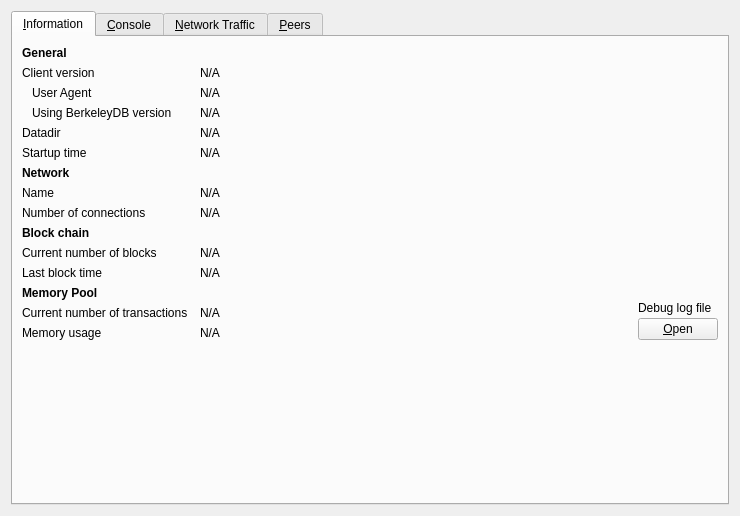
<?xml version="1.0" encoding="UTF-8"?>
<ui version="4.0">
 <class>RPCConsole</class>
 <widget class="QWidget" name="RPCConsole">
  <property name="geometry">
   <rect>
    <x>0</x>
    <y>0</y>
    <width>740</width>
    <height>516</height>
   </rect>
  </property>
  <property name="windowTitle">
   <string>Debug window</string>
  </property>
  <layout class="QVBoxLayout" name="verticalLayout_2">
   <item>
    <widget class="QTabWidget" name="tabWidget">
     <property name="currentIndex">
      <number>0</number>
     </property>
     <widget class="QWidget" name="tab_info">
      <attribute name="title">
       <string>&amp;Information</string>
      </attribute>
      <layout class="QGridLayout" name="gridLayout" columnstretch="0,1,0">
       <property name="horizontalSpacing">
        <number>12</number>
       </property>
       <item row="0" column="0">
        <widget class="QLabel" name="label_9">
         <property name="font">
          <font>
           <weight>75</weight>
           <bold>true</bold>
          </font>
         </property>
         <property name="text">
          <string>General</string>
         </property>
        </widget>
       </item>
       <item row="1" column="0">
        <widget class="QLabel" name="label_6">
         <property name="text">
          <string>Client version</string>
         </property>
        </widget>
       </item>
       <item row="1" column="1" colspan="2">
        <widget class="QLabel" name="clientVersion">
         <property name="cursor">
          <cursorShape>IBeamCursor</cursorShape>
         </property>
         <property name="text">
          <string>N/A</string>
         </property>
         <property name="textFormat">
          <enum>Qt::PlainText</enum>
         </property>
         <property name="textInteractionFlags">
          <set>Qt::LinksAccessibleByMouse|Qt::TextSelectableByKeyboard|Qt::TextSelectableByMouse</set>
         </property>
        </widget>
       </item>
       <item row="2" column="0">
        <widget class="QLabel" name="labelClientUserAgent">
         <property name="text">
          <string>User Agent</string>
         </property>
         <property name="indent">
          <number>10</number>
         </property>
        </widget>
       </item>
       <item row="2" column="1" colspan="2">
        <widget class="QLabel" name="clientUserAgent">
         <property name="cursor">
          <cursorShape>IBeamCursor</cursorShape>
         </property>
         <property name="text">
          <string>N/A</string>
         </property>
         <property name="textFormat">
          <enum>Qt::PlainText</enum>
         </property>
         <property name="textInteractionFlags">
          <set>Qt::LinksAccessibleByMouse|Qt::TextSelectableByKeyboard|Qt::TextSelectableByMouse</set>
         </property>
        </widget>
       </item>
       <item row="3" column="0">
        <widget class="QLabel" name="label_berkeleyDBVersion">
         <property name="text">
          <string>Using BerkeleyDB version</string>
         </property>
         <property name="indent">
          <number>10</number>
         </property>
        </widget>
       </item>
       <item row="3" column="1" colspan="2">
        <widget class="QLabel" name="berkeleyDBVersion">
         <property name="cursor">
          <cursorShape>IBeamCursor</cursorShape>
         </property>
         <property name="text">
          <string>N/A</string>
         </property>
         <property name="textFormat">
          <enum>Qt::PlainText</enum>
         </property>
         <property name="textInteractionFlags">
          <set>Qt::LinksAccessibleByMouse|Qt::TextSelectableByKeyboard|Qt::TextSelectableByMouse</set>
         </property>
        </widget>
       </item>
       <item row="4" column="0">
        <widget class="QLabel" name="label_12">
         <property name="text">
          <string>Datadir</string>
         </property>
        </widget>
       </item>
       <item row="4" column="1" colspan="2">
        <widget class="QLabel" name="dataDir">
         <property name="cursor">
          <cursorShape>IBeamCursor</cursorShape>
         </property>
         <property name="text">
          <string>N/A</string>
         </property>
         <property name="textFormat">
          <enum>Qt::PlainText</enum>
         </property>
         <property name="wordWrap">
          <bool>true</bool>
         </property>
         <property name="textInteractionFlags">
          <set>Qt::LinksAccessibleByMouse|Qt::TextSelectableByKeyboard|Qt::TextSelectableByMouse</set>
         </property>
        </widget>
       </item>
       <item row="5" column="0">
        <widget class="QLabel" name="label_13">
         <property name="text">
          <string>Startup time</string>
         </property>
        </widget>
       </item>
       <item row="5" column="1" colspan="2">
        <widget class="QLabel" name="startupTime">
         <property name="cursor">
          <cursorShape>IBeamCursor</cursorShape>
         </property>
         <property name="text">
          <string>N/A</string>
         </property>
         <property name="textFormat">
          <enum>Qt::PlainText</enum>
         </property>
         <property name="textInteractionFlags">
          <set>Qt::LinksAccessibleByMouse|Qt::TextSelectableByKeyboard|Qt::TextSelectableByMouse</set>
         </property>
        </widget>
       </item>
       <item row="6" column="0">
        <widget class="QLabel" name="labelNetwork">
         <property name="font">
          <font>
           <weight>75</weight>
           <bold>true</bold>
          </font>
         </property>
         <property name="text">
          <string>Network</string>
         </property>
        </widget>
       </item>
       <item row="7" column="0">
        <widget class="QLabel" name="label_8">
         <property name="text">
          <string>Name</string>
         </property>
        </widget>
       </item>
       <item row="7" column="1" colspan="2">
        <widget class="QLabel" name="networkName">
         <property name="cursor">
          <cursorShape>IBeamCursor</cursorShape>
         </property>
         <property name="text">
          <string>N/A</string>
         </property>
         <property name="textFormat">
          <enum>Qt::PlainText</enum>
         </property>
         <property name="textInteractionFlags">
          <set>Qt::LinksAccessibleByMouse|Qt::TextSelectableByKeyboard|Qt::TextSelectableByMouse</set>
         </property>
        </widget>
       </item>
       <item row="8" column="0">
        <widget class="QLabel" name="label_7">
         <property name="text">
          <string>Number of connections</string>
         </property>
        </widget>
       </item>
       <item row="8" column="1" colspan="2">
        <widget class="QLabel" name="numberOfConnections">
         <property name="cursor">
          <cursorShape>IBeamCursor</cursorShape>
         </property>
         <property name="text">
          <string>N/A</string>
         </property>
         <property name="textFormat">
          <enum>Qt::PlainText</enum>
         </property>
         <property name="textInteractionFlags">
          <set>Qt::LinksAccessibleByMouse|Qt::TextSelectableByKeyboard|Qt::TextSelectableByMouse</set>
         </property>
        </widget>
       </item>
       <item row="9" column="0">
        <widget class="QLabel" name="label_10">
         <property name="font">
          <font>
           <weight>75</weight>
           <bold>true</bold>
          </font>
         </property>
         <property name="text">
          <string>Block chain</string>
         </property>
        </widget>
       </item>
       <item row="10" column="0">
        <widget class="QLabel" name="label_3">
         <property name="text">
          <string>Current number of blocks</string>
         </property>
        </widget>
       </item>
       <item row="10" column="1" colspan="2">
        <widget class="QLabel" name="numberOfBlocks">
         <property name="cursor">
          <cursorShape>IBeamCursor</cursorShape>
         </property>
         <property name="text">
          <string>N/A</string>
         </property>
         <property name="textFormat">
          <enum>Qt::PlainText</enum>
         </property>
         <property name="textInteractionFlags">
          <set>Qt::LinksAccessibleByMouse|Qt::TextSelectableByKeyboard|Qt::TextSelectableByMouse</set>
         </property>
        </widget>
       </item>
       <item row="11" column="0">
        <widget class="QLabel" name="labelLastBlockTime">
         <property name="text">
          <string>Last block time</string>
         </property>
        </widget>
       </item>
       <item row="11" column="1" colspan="2">
        <widget class="QLabel" name="lastBlockTime">
         <property name="cursor">
          <cursorShape>IBeamCursor</cursorShape>
         </property>
         <property name="text">
          <string>N/A</string>
         </property>
         <property name="textFormat">
          <enum>Qt::PlainText</enum>
         </property>
         <property name="textInteractionFlags">
          <set>Qt::LinksAccessibleByMouse|Qt::TextSelectableByKeyboard|Qt::TextSelectableByMouse</set>
         </property>
        </widget>
       </item>
       <item row="12" column="0">
        <widget class="QLabel" name="labelMempoolTitle">
         <property name="font">
          <font>
           <weight>75</weight>
           <bold>true</bold>
          </font>
         </property>
         <property name="text">
          <string>Memory Pool</string>
         </property>
        </widget>
       </item>
       <item row="13" column="0">
        <widget class="QLabel" name="labelNumberOfTransactions">
         <property name="text">
          <string>Current number of transactions</string>
         </property>
        </widget>
       </item>
       <item row="13" column="1">
        <widget class="QLabel" name="mempoolNumberTxs">
         <property name="cursor">
          <cursorShape>IBeamCursor</cursorShape>
         </property>
         <property name="text">
          <string>N/A</string>
         </property>
         <property name="textFormat">
          <enum>Qt::PlainText</enum>
         </property>
         <property name="textInteractionFlags">
          <set>Qt::LinksAccessibleByMouse|Qt::TextSelectableByKeyboard|Qt::TextSelectableByMouse</set>
         </property>
        </widget>
       </item>
       <item row="14" column="0">
        <widget class="QLabel" name="labelMemoryUsage">
         <property name="text">
          <string>Memory usage</string>
         </property>
        </widget>
       </item>
       <item row="14" column="1">
        <widget class="QLabel" name="mempoolSize">
         <property name="cursor">
          <cursorShape>IBeamCursor</cursorShape>
         </property>
         <property name="text">
          <string>N/A</string>
         </property>
         <property name="textFormat">
          <enum>Qt::PlainText</enum>
         </property>
         <property name="textInteractionFlags">
          <set>Qt::LinksAccessibleByMouse|Qt::TextSelectableByKeyboard|Qt::TextSelectableByMouse</set>
         </property>
        </widget>
       </item>
       <item row="12" column="2" rowspan="3">
        <layout class="QVBoxLayout" name="verticalLayoutDebugButton">
         <property name="spacing">
          <number>3</number>
         </property>
         <item>
          <spacer name="verticalSpacer_2">
           <property name="orientation">
            <enum>Qt::Vertical</enum>
           </property>
           <property name="sizeHint" stdset="0">
            <size>
             <width>10</width>
             <height>5</height>
            </size>
           </property>
          </spacer>
         </item>
         <item>
          <widget class="QLabel" name="labelDebugLogfile">
           <property name="text">
            <string>Debug log file</string>
           </property>
          </widget>
         </item>
         <item>
          <widget class="QPushButton" name="openDebugLogfileButton">
           <property name="toolTip">
            <string>Open the %1 debug log file from the current data directory. This can take a few seconds for large log files.</string>
           </property>
           <property name="text">
            <string>&amp;Open</string>
           </property>
           <property name="icon">
            <iconset resource="../bitcoin.qrc">
             <normaloff>:/images/open</normaloff>:/images/open</iconset>
           </property>
           <property name="autoDefault">
            <bool>false</bool>
           </property>
          </widget>
         </item>
        </layout>
       </item>
       <item row="15" column="0">
        <spacer name="verticalSpacer">
         <property name="orientation">
          <enum>Qt::Vertical</enum>
         </property>
         <property name="sizeHint" stdset="0">
          <size>
           <width>20</width>
           <height>40</height>
          </size>
         </property>
        </spacer>
       </item>
      </layout>
     </widget>
     <widget class="QWidget" name="tab_console">
      <attribute name="title">
       <string>&amp;Console</string>
      </attribute>
      <layout class="QVBoxLayout" name="verticalLayout_3">
       <property name="spacing">
        <number>3</number>
       </property>
       <property name="bottomMargin">
        <number>5</number>
       </property>
       <item>
        <layout class="QHBoxLayout" name="horizontalLayout">
         <property name="spacing">
          <number>4</number>
         </property>
         <item>
          <spacer name="horizontalSpacer">
           <property name="orientation">
            <enum>Qt::Horizontal</enum>
           </property>
           <property name="sizeHint" stdset="0">
            <size>
             <width>40</width>
             <height>20</height>
            </size>
           </property>
          </spacer>
         </item>
         <item>
          <widget class="QPushButton" name="fontSmallerButton">
           <property name="maximumSize">
            <size>
             <width>24</width>
             <height>24</height>
            </size>
           </property>
           <property name="toolTip">
            <string>Decrease font size</string>
           </property>
           <property name="text">
            <string/>
           </property>
           <property name="icon">
            <iconset resource="../bitcoin.qrc">
             <normaloff>:/images/fontsmaller</normaloff>:/images/fontsmaller</iconset>
           </property>
           <property name="iconSize">
            <size>
             <width>24</width>
             <height>16</height>
            </size>
           </property>
           <property name="autoDefault">
            <bool>false</bool>
           </property>
           <property name="flat">
            <bool>true</bool>
           </property>
          </widget>
         </item>
         <item>
          <widget class="QPushButton" name="fontBiggerButton">
           <property name="maximumSize">
            <size>
             <width>24</width>
             <height>24</height>
            </size>
           </property>
           <property name="toolTip">
            <string>Increase font size</string>
           </property>
           <property name="text">
            <string/>
           </property>
           <property name="icon">
            <iconset resource="../bitcoin.qrc">
             <normaloff>:/images/fontbigger</normaloff>:/images/fontbigger</iconset>
           </property>
           <property name="iconSize">
            <size>
             <width>24</width>
             <height>16</height>
            </size>
           </property>
           <property name="autoDefault">
            <bool>false</bool>
           </property>
           <property name="flat">
            <bool>true</bool>
           </property>
          </widget>
         </item>
         <item>
          <widget class="QPushButton" name="clearButton">
           <property name="maximumSize">
            <size>
             <width>24</width>
             <height>24</height>
            </size>
           </property>
           <property name="toolTip">
            <string>Clear console</string>
           </property>
           <property name="layoutDirection">
            <enum>Qt::LeftToRight</enum>
           </property>
           <property name="text">
            <string/>
           </property>
           <property name="icon">
            <iconset resource="../bitcoin.qrc">
             <normaloff>:/images/clear</normaloff>:/images/clear</iconset>
           </property>
           <property name="shortcut">
            <string notr="true">Ctrl+L</string>
           </property>
           <property name="autoDefault">
            <bool>false</bool>
           </property>
           <property name="flat">
            <bool>true</bool>
           </property>
          </widget>
         </item>
        </layout>
       </item>
       <item>
        <widget class="QTextEdit" name="messagesWidget">
         <property name="minimumSize">
          <size>
           <width>0</width>
           <height>100</height>
          </size>
         </property>
         <property name="readOnly">
          <bool>true</bool>
         </property>
         <property name="tabKeyNavigation" stdset="0">
          <bool>false</bool>
         </property>
         <property name="columnCount" stdset="0">
          <number>2</number>
         </property>
        </widget>
       </item>
       <item>
        <layout class="QHBoxLayout" name="horizontalLayoutPrompt">
         <property name="spacing">
          <number>3</number>
         </property>
         <item>
          <widget class="QPushButton" name="promptIcon">
           <property name="enabled">
            <bool>false</bool>
           </property>
           <property name="maximumSize">
            <size>
             <width>16</width>
             <height>24</height>
            </size>
           </property>
           <property name="text">
            <string/>
           </property>
           <property name="icon">
            <iconset resource="../bitcoin.qrc">
             <normaloff>:/images/prompt</normaloff>:/images/prompt</iconset>
           </property>
           <property name="iconSize">
            <size>
             <width>14</width>
             <height>14</height>
            </size>
           </property>
           <property name="autoDefault">
            <bool>false</bool>
           </property>
           <property name="flat">
            <bool>true</bool>
           </property>
          </widget>
         </item>
         <item>
          <widget class="QLineEdit" name="lineEdit">
           <property name="placeholderText">
            <string/>
           </property>
          </widget>
         </item>
        </layout>
       </item>
      </layout>
     </widget>
     <widget class="QWidget" name="tab_nettraffic">
      <attribute name="title">
       <string>&amp;Network Traffic</string>
      </attribute>
      <layout class="QHBoxLayout" name="horizontalLayout_3">
       <item>
        <layout class="QVBoxLayout" name="verticalLayout_4">
         <item>
          <widget class="TrafficGraphWidget" name="trafficGraph" native="true">
           <property name="sizePolicy">
            <sizepolicy hsizetype="Expanding" vsizetype="Expanding">
             <horstretch>0</horstretch>
             <verstretch>0</verstretch>
            </sizepolicy>
           </property>
          </widget>
         </item>
         <item>
          <layout class="QHBoxLayout" name="horizontalLayout_2">
           <item>
            <widget class="QSlider" name="sldGraphRange">
             <property name="minimum">
              <number>1</number>
             </property>
             <property name="maximum">
              <number>288</number>
             </property>
             <property name="pageStep">
              <number>12</number>
             </property>
             <property name="value">
              <number>6</number>
             </property>
             <property name="orientation">
              <enum>Qt::Horizontal</enum>
             </property>
            </widget>
           </item>
           <item>
            <widget class="QLabel" name="lblGraphRange">
             <property name="minimumSize">
              <size>
               <width>100</width>
               <height>0</height>
              </size>
             </property>
             <property name="alignment">
              <set>Qt::AlignCenter</set>
             </property>
            </widget>
           </item>
           <item>
            <widget class="QPushButton" name="btnClearTrafficGraph">
             <property name="text">
              <string>&amp;Clear</string>
             </property>
             <property name="icon">
              <iconset resource="../bitcoin.qrc">
               <normaloff>:/images/clear</normaloff>:/images/clear</iconset>
             </property>
             <property name="autoDefault">
              <bool>false</bool>
             </property>
            </widget>
           </item>
          </layout>
         </item>
        </layout>
       </item>
       <item>
        <layout class="QVBoxLayout" name="verticalLayout">
         <item>
          <widget class="QGroupBox" name="groupBox">
           <property name="title">
            <string>Totals</string>
           </property>
           <layout class="QVBoxLayout" name="verticalLayout_5">
            <item>
             <layout class="QHBoxLayout" name="horizontalLayout_4">
              <item>
               <widget class="Line" name="line">
                <property name="sizePolicy">
                 <sizepolicy hsizetype="Fixed" vsizetype="Fixed">
                  <horstretch>0</horstretch>
                  <verstretch>0</verstretch>
                 </sizepolicy>
                </property>
                <property name="minimumSize">
                 <size>
                  <width>10</width>
                  <height>0</height>
                 </size>
                </property>
                <property name="palette">
                 <palette>
                  <active>
                   <colorrole role="Light">
                    <brush brushstyle="SolidPattern">
                     <color alpha="255">
                      <red>0</red>
                      <green>255</green>
                      <blue>0</blue>
                     </color>
                    </brush>
                   </colorrole>
                  </active>
                  <inactive>
                   <colorrole role="Light">
                    <brush brushstyle="SolidPattern">
                     <color alpha="255">
                      <red>0</red>
                      <green>255</green>
                      <blue>0</blue>
                     </color>
                    </brush>
                   </colorrole>
                  </inactive>
                  <disabled>
                   <colorrole role="Light">
                    <brush brushstyle="SolidPattern">
                     <color alpha="255">
                      <red>0</red>
                      <green>255</green>
                      <blue>0</blue>
                     </color>
                    </brush>
                   </colorrole>
                  </disabled>
                 </palette>
                </property>
                <property name="orientation">
                 <enum>Qt::Horizontal</enum>
                </property>
               </widget>
              </item>
              <item>
               <widget class="QLabel" name="label_16">
                <property name="text">
                 <string>Received</string>
                </property>
               </widget>
              </item>
              <item>
               <widget class="QLabel" name="lblBytesIn">
                <property name="minimumSize">
                 <size>
                  <width>50</width>
                  <height>0</height>
                 </size>
                </property>
                <property name="alignment">
                 <set>Qt::AlignRight|Qt::AlignTrailing|Qt::AlignVCenter</set>
                </property>
               </widget>
              </item>
             </layout>
            </item>
            <item>
             <layout class="QHBoxLayout" name="horizontalLayout_5">
              <item>
               <widget class="Line" name="line_2">
                <property name="sizePolicy">
                 <sizepolicy hsizetype="Fixed" vsizetype="Fixed">
                  <horstretch>0</horstretch>
                  <verstretch>0</verstretch>
                 </sizepolicy>
                </property>
                <property name="minimumSize">
                 <size>
                  <width>10</width>
                  <height>0</height>
                 </size>
                </property>
                <property name="palette">
                 <palette>
                  <active>
                   <colorrole role="Light">
                    <brush brushstyle="SolidPattern">
                     <color alpha="255">
                      <red>255</red>
                      <green>0</green>
                      <blue>0</blue>
                     </color>
                    </brush>
                   </colorrole>
                  </active>
                  <inactive>
                   <colorrole role="Light">
                    <brush brushstyle="SolidPattern">
                     <color alpha="255">
                      <red>255</red>
                      <green>0</green>
                      <blue>0</blue>
                     </color>
                    </brush>
                   </colorrole>
                  </inactive>
                  <disabled>
                   <colorrole role="Light">
                    <brush brushstyle="SolidPattern">
                     <color alpha="255">
                      <red>255</red>
                      <green>0</green>
                      <blue>0</blue>
                     </color>
                    </brush>
                   </colorrole>
                  </disabled>
                 </palette>
                </property>
                <property name="orientation">
                 <enum>Qt::Horizontal</enum>
                </property>
               </widget>
              </item>
              <item>
               <widget class="QLabel" name="label_17">
                <property name="text">
                 <string>Sent</string>
                </property>
               </widget>
              </item>
              <item>
               <widget class="QLabel" name="lblBytesOut">
                <property name="minimumSize">
                 <size>
                  <width>50</width>
                  <height>0</height>
                 </size>
                </property>
                <property name="alignment">
                 <set>Qt::AlignRight|Qt::AlignTrailing|Qt::AlignVCenter</set>
                </property>
               </widget>
              </item>
             </layout>
            </item>
            <item>
             <spacer name="verticalSpacer_4">
              <property name="orientation">
               <enum>Qt::Vertical</enum>
              </property>
              <property name="sizeHint" stdset="0">
               <size>
                <width>20</width>
                <height>407</height>
               </size>
              </property>
             </spacer>
            </item>
           </layout>
          </widget>
         </item>
        </layout>
       </item>
      </layout>
     </widget>
     <widget class="QWidget" name="tab_peers">
      <attribute name="title">
       <string>&amp;Peers</string>
      </attribute>
      <layout class="QGridLayout" name="gridLayout_2">
       <item row="0" column="0" rowspan="2">
        <layout class="QVBoxLayout" name="verticalLayout_101">
         <property name="spacing">
          <number>0</number>
         </property>
         <item>
          <widget class="QTableView" name="peerWidget">
           <property name="horizontalScrollBarPolicy">
            <enum>Qt::ScrollBarAsNeeded</enum>
           </property>
           <property name="tabKeyNavigation">
            <bool>false</bool>
           </property>
           <property name="sortingEnabled">
            <bool>true</bool>
           </property>
           <attribute name="horizontalHeaderHighlightSections">
            <bool>false</bool>
           </attribute>
          </widget>
         </item>
         <item>
          <widget class="QLabel" name="banHeading">
           <property name="sizePolicy">
            <sizepolicy hsizetype="Preferred" vsizetype="Minimum">
             <horstretch>0</horstretch>
             <verstretch>0</verstretch>
            </sizepolicy>
           </property>
           <property name="minimumSize">
            <size>
             <width>300</width>
             <height>32</height>
            </size>
           </property>
           <property name="maximumSize">
            <size>
             <width>16777215</width>
             <height>32</height>
            </size>
           </property>
           <property name="font">
            <font>
             <pointsize>12</pointsize>
            </font>
           </property>
           <property name="cursor">
            <cursorShape>IBeamCursor</cursorShape>
           </property>
           <property name="text">
            <string>Banned peers</string>
           </property>
           <property name="alignment">
            <set>Qt::AlignBottom|Qt::AlignLeading|Qt::AlignLeft</set>
           </property>
           <property name="wordWrap">
            <bool>true</bool>
           </property>
           <property name="textInteractionFlags">
            <set>Qt::NoTextInteraction</set>
           </property>
          </widget>
         </item>
         <item>
          <widget class="QTableView" name="banlistWidget">
           <property name="sizePolicy">
            <sizepolicy hsizetype="Expanding" vsizetype="Expanding">
             <horstretch>0</horstretch>
             <verstretch>0</verstretch>
            </sizepolicy>
           </property>
           <property name="horizontalScrollBarPolicy">
            <enum>Qt::ScrollBarAsNeeded</enum>
           </property>
           <property name="tabKeyNavigation">
            <bool>false</bool>
           </property>
           <property name="sortingEnabled">
            <bool>true</bool>
           </property>
           <attribute name="horizontalHeaderHighlightSections">
            <bool>false</bool>
           </attribute>
          </widget>
         </item>
        </layout>
       </item>
       <item row="0" column="1">
        <widget class="QLabel" name="peerHeading">
         <property name="sizePolicy">
          <sizepolicy hsizetype="Preferred" vsizetype="Minimum">
           <horstretch>0</horstretch>
           <verstretch>0</verstretch>
          </sizepolicy>
         </property>
         <property name="minimumSize">
          <size>
           <width>300</width>
           <height>32</height>
          </size>
         </property>
         <property name="font">
          <font>
           <pointsize>10</pointsize>
          </font>
         </property>
         <property name="cursor">
          <cursorShape>IBeamCursor</cursorShape>
         </property>
         <property name="text">
          <string>Select a peer to view detailed information.</string>
         </property>
         <property name="alignment">
          <set>Qt::AlignHCenter|Qt::AlignTop</set>
         </property>
         <property name="wordWrap">
          <bool>true</bool>
         </property>
         <property name="textInteractionFlags">
          <set>Qt::LinksAccessibleByMouse|Qt::TextSelectableByKeyboard|Qt::TextSelectableByMouse</set>
         </property>
        </widget>
       </item>
       <item row="1" column="1">
        <widget class="QWidget" name="detailWidget" native="true">
         <property name="minimumSize">
          <size>
           <width>300</width>
           <height>0</height>
          </size>
         </property>
         <layout class="QGridLayout" name="gridLayout_3">
          <item row="0" column="0">
           <widget class="QLabel" name="label_30">
            <property name="text">
             <string>Whitelisted</string>
            </property>
           </widget>
          </item>
          <item row="0" column="2">
           <widget class="QLabel" name="peerWhitelisted">
            <property name="cursor">
             <cursorShape>IBeamCursor</cursorShape>
            </property>
            <property name="text">
             <string>N/A</string>
            </property>
            <property name="textFormat">
             <enum>Qt::PlainText</enum>
            </property>
            <property name="textInteractionFlags">
             <set>Qt::LinksAccessibleByMouse|Qt::TextSelectableByKeyboard|Qt::TextSelectableByMouse</set>
            </property>
           </widget>
          </item>
          <item row="1" column="0">
           <widget class="QLabel" name="label_23">
            <property name="text">
             <string>Direction</string>
            </property>
           </widget>
          </item>
          <item row="1" column="2">
           <widget class="QLabel" name="peerDirection">
            <property name="cursor">
             <cursorShape>IBeamCursor</cursorShape>
            </property>
            <property name="text">
             <string>N/A</string>
            </property>
            <property name="textFormat">
             <enum>Qt::PlainText</enum>
            </property>
            <property name="textInteractionFlags">
             <set>Qt::LinksAccessibleByMouse|Qt::TextSelectableByKeyboard|Qt::TextSelectableByMouse</set>
            </property>
           </widget>
          </item>
          <item row="2" column="0">
           <widget class="QLabel" name="label_21">
            <property name="text">
             <string>Version</string>
            </property>
           </widget>
          </item>
          <item row="2" column="2">
           <widget class="QLabel" name="peerVersion">
            <property name="cursor">
             <cursorShape>IBeamCursor</cursorShape>
            </property>
            <property name="text">
             <string>N/A</string>
            </property>
            <property name="textFormat">
             <enum>Qt::PlainText</enum>
            </property>
            <property name="textInteractionFlags">
             <set>Qt::LinksAccessibleByMouse|Qt::TextSelectableByKeyboard|Qt::TextSelectableByMouse</set>
            </property>
           </widget>
          </item>
          <item row="3" column="0">
           <widget class="QLabel" name="label_28">
            <property name="text">
             <string>User Agent</string>
            </property>
           </widget>
          </item>
          <item row="3" column="2">
           <widget class="QLabel" name="peerSubversion">
            <property name="cursor">
             <cursorShape>IBeamCursor</cursorShape>
            </property>
            <property name="text">
             <string>N/A</string>
            </property>
            <property name="textFormat">
             <enum>Qt::PlainText</enum>
            </property>
            <property name="textInteractionFlags">
             <set>Qt::LinksAccessibleByMouse|Qt::TextSelectableByKeyboard|Qt::TextSelectableByMouse</set>
            </property>
           </widget>
          </item>
          <item row="4" column="0">
           <widget class="QLabel" name="label_4">
            <property name="text">
             <string>Services</string>
            </property>
           </widget>
          </item>
          <item row="4" column="2">
           <widget class="QLabel" name="peerServices">
            <property name="cursor">
             <cursorShape>IBeamCursor</cursorShape>
            </property>
            <property name="text">
             <string>N/A</string>
            </property>
            <property name="textFormat">
             <enum>Qt::PlainText</enum>
            </property>
            <property name="textInteractionFlags">
             <set>Qt::LinksAccessibleByMouse|Qt::TextSelectableByKeyboard|Qt::TextSelectableByMouse</set>
            </property>
           </widget>
          </item>
          <item row="5" column="0">
           <widget class="QLabel" name="label_29">
            <property name="text">
             <string>Starting Block</string>
            </property>
           </widget>
          </item>
          <item row="5" column="2">
           <widget class="QLabel" name="peerHeight">
            <property name="cursor">
             <cursorShape>IBeamCursor</cursorShape>
            </property>
            <property name="text">
             <string>N/A</string>
            </property>
            <property name="textFormat">
             <enum>Qt::PlainText</enum>
            </property>
            <property name="textInteractionFlags">
             <set>Qt::LinksAccessibleByMouse|Qt::TextSelectableByKeyboard|Qt::TextSelectableByMouse</set>
            </property>
           </widget>
          </item>
          <item row="6" column="0">
           <widget class="QLabel" name="label_27">
            <property name="text">
             <string>Synced Headers</string>
            </property>
           </widget>
          </item>
          <item row="6" column="2">
           <widget class="QLabel" name="peerSyncHeight">
            <property name="cursor">
             <cursorShape>IBeamCursor</cursorShape>
            </property>
            <property name="text">
             <string>N/A</string>
            </property>
            <property name="textFormat">
             <enum>Qt::PlainText</enum>
            </property>
            <property name="textInteractionFlags">
             <set>Qt::LinksAccessibleByMouse|Qt::TextSelectableByKeyboard|Qt::TextSelectableByMouse</set>
            </property>
           </widget>
          </item>
          <item row="7" column="0">
           <widget class="QLabel" name="label_25">
            <property name="text">
             <string>Synced Blocks</string>
            </property>
           </widget>
          </item>
          <item row="7" column="2">
           <widget class="QLabel" name="peerCommonHeight">
            <property name="cursor">
             <cursorShape>IBeamCursor</cursorShape>
            </property>
            <property name="text">
             <string>N/A</string>
            </property>
            <property name="textFormat">
             <enum>Qt::PlainText</enum>
            </property>
            <property name="textInteractionFlags">
             <set>Qt::LinksAccessibleByMouse|Qt::TextSelectableByKeyboard|Qt::TextSelectableByMouse</set>
            </property>
           </widget>
          </item>
          <item row="8" column="0">
           <widget class="QLabel" name="label_24">
            <property name="text">
             <string>Ban Score</string>
            </property>
           </widget>
          </item>
          <item row="8" column="2">
           <widget class="QLabel" name="peerBanScore">
            <property name="cursor">
             <cursorShape>IBeamCursor</cursorShape>
            </property>
            <property name="text">
             <string>N/A</string>
            </property>
            <property name="textFormat">
             <enum>Qt::PlainText</enum>
            </property>
            <property name="textInteractionFlags">
             <set>Qt::LinksAccessibleByMouse|Qt::TextSelectableByKeyboard|Qt::TextSelectableByMouse</set>
            </property>
           </widget>
          </item>
          <item row="9" column="0">
           <widget class="QLabel" name="label_22">
            <property name="text">
             <string>Connection Time</string>
            </property>
           </widget>
          </item>
          <item row="9" column="2">
           <widget class="QLabel" name="peerConnTime">
            <property name="cursor">
             <cursorShape>IBeamCursor</cursorShape>
            </property>
            <property name="text">
             <string>N/A</string>
            </property>
            <property name="textFormat">
             <enum>Qt::PlainText</enum>
            </property>
            <property name="textInteractionFlags">
             <set>Qt::LinksAccessibleByMouse|Qt::TextSelectableByKeyboard|Qt::TextSelectableByMouse</set>
            </property>
           </widget>
          </item>
          <item row="10" column="0">
           <widget class="QLabel" name="label_15">
            <property name="text">
             <string>Last Send</string>
            </property>
           </widget>
          </item>
          <item row="10" column="2">
           <widget class="QLabel" name="peerLastSend">
            <property name="cursor">
             <cursorShape>IBeamCursor</cursorShape>
            </property>
            <property name="text">
             <string>N/A</string>
            </property>
            <property name="textFormat">
             <enum>Qt::PlainText</enum>
            </property>
            <property name="textInteractionFlags">
             <set>Qt::LinksAccessibleByMouse|Qt::TextSelectableByKeyboard|Qt::TextSelectableByMouse</set>
            </property>
           </widget>
          </item>
          <item row="11" column="0">
           <widget class="QLabel" name="label_19">
            <property name="text">
             <string>Last Receive</string>
            </property>
           </widget>
          </item>
          <item row="11" column="2">
           <widget class="QLabel" name="peerLastRecv">
            <property name="cursor">
             <cursorShape>IBeamCursor</cursorShape>
            </property>
            <property name="text">
             <string>N/A</string>
            </property>
            <property name="textFormat">
             <enum>Qt::PlainText</enum>
            </property>
            <property name="textInteractionFlags">
             <set>Qt::LinksAccessibleByMouse|Qt::TextSelectableByKeyboard|Qt::TextSelectableByMouse</set>
            </property>
           </widget>
          </item>
          <item row="12" column="0">
           <widget class="QLabel" name="label_18">
            <property name="text">
             <string>Sent</string>
            </property>
           </widget>
          </item>
          <item row="12" column="2">
           <widget class="QLabel" name="peerBytesSent">
            <property name="cursor">
             <cursorShape>IBeamCursor</cursorShape>
            </property>
            <property name="text">
             <string>N/A</string>
            </property>
            <property name="textFormat">
             <enum>Qt::PlainText</enum>
            </property>
            <property name="textInteractionFlags">
             <set>Qt::LinksAccessibleByMouse|Qt::TextSelectableByKeyboard|Qt::TextSelectableByMouse</set>
            </property>
           </widget>
          </item>
          <item row="13" column="0">
           <widget class="QLabel" name="label_20">
            <property name="text">
             <string>Received</string>
            </property>
           </widget>
          </item>
          <item row="13" column="2">
           <widget class="QLabel" name="peerBytesRecv">
            <property name="cursor">
             <cursorShape>IBeamCursor</cursorShape>
            </property>
            <property name="text">
             <string>N/A</string>
            </property>
            <property name="textFormat">
             <enum>Qt::PlainText</enum>
            </property>
            <property name="textInteractionFlags">
             <set>Qt::LinksAccessibleByMouse|Qt::TextSelectableByKeyboard|Qt::TextSelectableByMouse</set>
            </property>
           </widget>
          </item>
          <item row="14" column="0">
           <widget class="QLabel" name="label_26">
            <property name="text">
             <string>Ping Time</string>
            </property>
           </widget>
          </item>
          <item row="14" column="2">
           <widget class="QLabel" name="peerPingTime">
            <property name="cursor">
             <cursorShape>IBeamCursor</cursorShape>
            </property>
            <property name="text">
             <string>N/A</string>
            </property>
            <property name="textFormat">
             <enum>Qt::PlainText</enum>
            </property>
            <property name="textInteractionFlags">
             <set>Qt::LinksAccessibleByMouse|Qt::TextSelectableByKeyboard|Qt::TextSelectableByMouse</set>
            </property>
           </widget>
          </item>
          <item row="15" column="0">
           <widget class="QLabel" name="peerPingWaitLabel">
            <property name="toolTip">
             <string>The duration of a currently outstanding ping.</string>
            </property>
            <property name="text">
             <string>Ping Wait</string>
            </property>
           </widget>
          </item>
          <item row="15" column="2">
           <widget class="QLabel" name="peerPingWait">
            <property name="cursor">
             <cursorShape>IBeamCursor</cursorShape>
            </property>
            <property name="text">
             <string>N/A</string>
            </property>
            <property name="textFormat">
             <enum>Qt::PlainText</enum>
            </property>
            <property name="textInteractionFlags">
             <set>Qt::LinksAccessibleByMouse|Qt::TextSelectableByKeyboard|Qt::TextSelectableByMouse</set>
            </property>
           </widget>
          </item>
          <item row="16" column="0">
           <widget class="QLabel" name="label_timeoffset">
            <property name="text">
             <string>Time Offset</string>
            </property>
           </widget>
          </item>
          <item row="16" column="2">
           <widget class="QLabel" name="timeoffset">
            <property name="cursor">
             <cursorShape>IBeamCursor</cursorShape>
            </property>
            <property name="text">
             <string>N/A</string>
            </property>
            <property name="textFormat">
             <enum>Qt::PlainText</enum>
            </property>
            <property name="textInteractionFlags">
             <set>Qt::LinksAccessibleByMouse|Qt::TextSelectableByKeyboard|Qt::TextSelectableByMouse</set>
            </property>
           </widget>
          </item>
          <item row="17" column="1">
           <spacer name="verticalSpacer_3">
            <property name="orientation">
             <enum>Qt::Vertical</enum>
            </property>
            <property name="sizeHint" stdset="0">
             <size>
              <width>20</width>
              <height>40</height>
             </size>
            </property>
           </spacer>
          </item>
         </layout>
        </widget>
       </item>
      </layout>
     </widget>
    </widget>
   </item>
  </layout>
 </widget>
 <customwidgets>
  <customwidget>
   <class>TrafficGraphWidget</class>
   <extends>QWidget</extends>
   <header>trafficgraphwidget.h</header>
   <container>1</container>
   <slots>
    <slot>clear()</slot>
   </slots>
  </customwidget>
 </customwidgets>
 <resources>
  <include location="../bitcoin.qrc"/>
 </resources>
 <connections/>
</ui>
